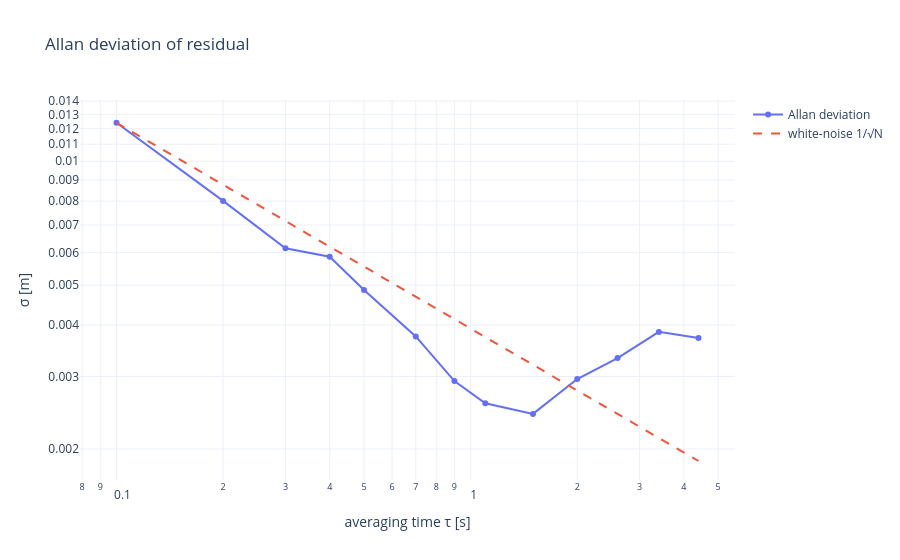

Notebook code cell kept with this figure:
### Markdown cell above
## 4. Allan deviation
Averaging N samples shrinks white noise like 1/√N. Where the curve flattens or rises, slow drift
dominates and more averaging stops helping — that horizon is a key modelling number.

### Code cell
def allan_deviation(v: np.ndarray, taus: list[int]) -> list[float]:
    out = []
    for m in taus:
        n = len(v) // m
        if n < 3:
            out.append(float("nan"))
            continue
        means = v[: n * m].reshape(n, m).mean(axis=1)
        out.append(float(np.sqrt(0.5 * np.mean(np.diff(means) ** 2))))
    return out


if len(r) >= 8:
    taus = sorted({int(round(m)) for m in np.geomspace(1, max(1, len(r) // 3), 15)})
    adev = allan_deviation(r, taus)
    tau_s = [m * (period_ms / 1000 if period_ms == period_ms else 1.0) for m in taus]
    ref = [adev[0] / np.sqrt(m) for m in taus]
    fig = go.Figure()
    fig.add_trace(go.Scatter(x=tau_s, y=adev, mode="lines+markers", name="Allan deviation"))
    fig.add_trace(go.Scatter(x=tau_s, y=ref, mode="lines", line=dict(dash="dash"), name="white-noise 1/√N"))
    fig.update_xaxes(type="log", title_text="averaging time τ [s]")
    fig.update_yaxes(type="log", title_text="σ [m]")
    fig.update_layout(template="plotly_white", title="Allan deviation of residual")
    fig.show()
else:
    print("Too few valid samples for an Allan deviation.")

### Figure 1 — Plotly figure (JSON) as saved in the notebook; plotly's stock layout.template omitted (floating-point values rounded to 4 significant figures)
{"data": [{"mode": "lines+markers", "name": "Allan deviation", "type": "scatter", "x": [0.1, 0.2, 0.3, 0.4, 0.5, 0.7, 0.9, 1.1, 1.5, 2, 2.6, 3.4, 4.4], "y": [0.0124, 0.008012, 0.006146, 0.005862, 0.004869, 0.003754, 0.002924, 0.002584, 0.002434, 0.002958, 0.003327, 0.00385, 0.00372]}, {"line": {"dash": "dash"}, "mode": "lines", "name": "white-noise 1/√N", "type": "scatter", "x": [0.1, 0.2, 0.3, 0.4, 0.5, 0.7, 0.9, 1.1, 1.5, 2, 2.6, 3.4, 4.4], "y": [0.0124, 0.008771, 0.007161, 0.006202, 0.005547, 0.004688, 0.004135, 0.00374, 0.003203, 0.002774, 0.002433, 0.002127, 0.00187]}], "layout": {"title": {"text": "Allan deviation of residual"}, "xaxis": {"title": {"text": "averaging time τ [s]"}, "type": "log"}, "yaxis": {"title": {"text": "σ [m]"}, "type": "log"}}}
